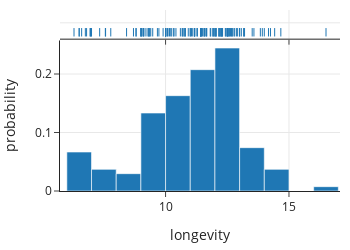

The notebook cell saved with this chart:
### Markdown cell above
Visual displays of a feature can help us see patterns in observations; they are often much better than direct examination of the numbers or strings themselves. 
The simple rug plot locates each observation as a "yarn" in a
"rug" along an axis. The rug plot can be useful when we have a handful of observations,
but it soon gets difficult to distinguish high density (most populated) regions
with, say, even 100 values. The figure below shows a rug plot with about 150 longevity values for dog breeds along the top of a histogram:

### Code cell
px.histogram(dogs, x="longevity", marginal="rug", nbins=20,
             histnorm='probability', width=350, height=250)

### Figure 1 — Plotly figure (JSON) as saved in the notebook; plotly's stock layout.template omitted (floating-point values rounded to 4 significant figures; data arrays with more than 128 entries replaced by an {"elided": "..."} marker saying what was removed)
{"data": [{"alignmentgroup": "True", "bingroup": "x", "histnorm": "probability", "hovertemplate": "longevity=%{x}<br>probability=%{y}<extra></extra>", "legendgroup": "", "marker": {"color": "#1F77B4", "pattern": {"shape": ""}}, "name": "", "nbinsx": 20, "offsetgroup": "", "orientation": "v", "showlegend": false, "type": "histogram", "x": {"elided": "172 float values"}, "xaxis": "x", "yaxis": "y"}, {"alignmentgroup": "True", "boxpoints": "all", "fillcolor": "rgba(255,255,255,0)", "hoveron": "points", "hovertemplate": "longevity=%{x}<extra></extra>", "jitter": 0, "legendgroup": "", "line": {"color": "rgba(255,255,255,0)"}, "marker": {"color": "#1F77B4", "symbol": "line-ns-open"}, "name": "", "offsetgroup": "", "showlegend": false, "type": "box", "x": {"elided": "172 float values"}, "xaxis": "x2", "yaxis": "y2"}], "layout": {"barmode": "relative", "height": 250, "legend": {"tracegroupgap": 0}, "width": 350, "xaxis": {"anchor": "y", "autorange": true, "domain": [0, 1], "range": [5.723, 17.07], "title": {"text": "longevity"}, "type": "linear"}, "xaxis2": {"anchor": "y2", "autorange": true, "domain": [0, 1], "matches": "x", "range": [5.723, 17.07], "showticklabels": false, "type": "linear"}, "yaxis": {"anchor": "x", "autorange": true, "domain": [0, 0.8316], "range": [0, 0.2573], "title": {"text": "probability"}}, "yaxis2": {"anchor": "x2", "autorange": true, "domain": [0.8416, 1], "matches": "y2", "range": [-0.6169, 0.5], "showline": false, "showticklabels": false, "ticks": "", "type": "category"}}}
